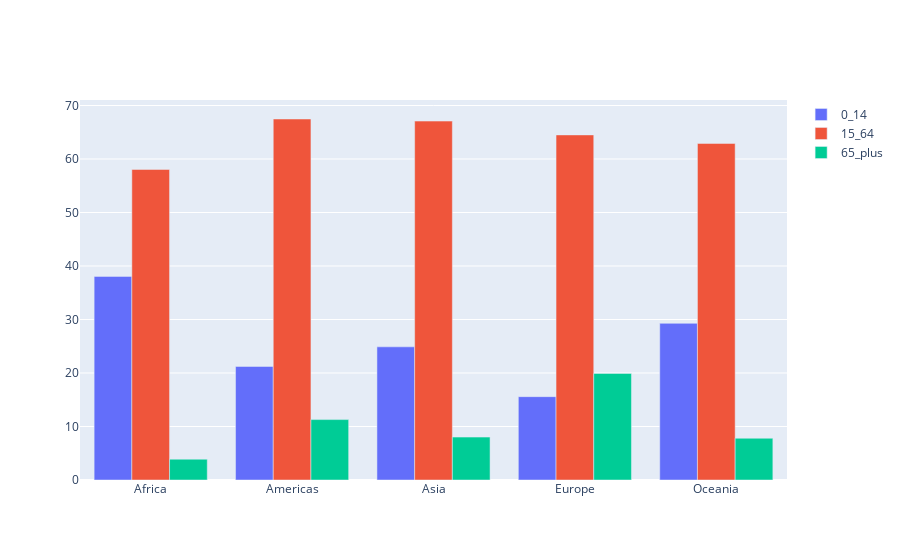

Notebook source saved alongside this figure:
### Code cell
fig = go.Figure(data=[
    go.Bar(name='0_14', x=df['continent'], y=df['pop_0_14_pct']),
    go.Bar(name='15_64', x=df['continent'], y=df['pop_15_64_pct']),
    go.Bar(name='65_plus', x=df['continent'], y=df['pop_65_plus_pct'])
])
# Change the bar mode
fig.update_layout(barmode='group')
fig.show()

### Figure 1 — Plotly figure (JSON) as saved in the notebook; plotly's stock layout.template omitted (floating-point values rounded to 4 significant figures)
{"data": [{"name": "0_14", "type": "bar", "x": ["Africa", "Americas", "Asia", "Europe", "Oceania"], "y": [38.06, 21.23, 24.89, 15.58, 29.28]}, {"name": "15_64", "type": "bar", "x": ["Africa", "Americas", "Asia", "Europe", "Oceania"], "y": [58.05, 67.48, 67.09, 64.5, 62.91]}, {"name": "65_plus", "type": "bar", "x": ["Africa", "Americas", "Asia", "Europe", "Oceania"], "y": [3.892, 11.29, 8.018, 19.92, 7.804]}], "layout": {"autosize": true, "barmode": "group", "xaxis": {"autorange": true, "range": [-0.5, 4.5], "type": "category"}, "yaxis": {"autorange": true, "range": [0, 71.03], "type": "linear"}}}
